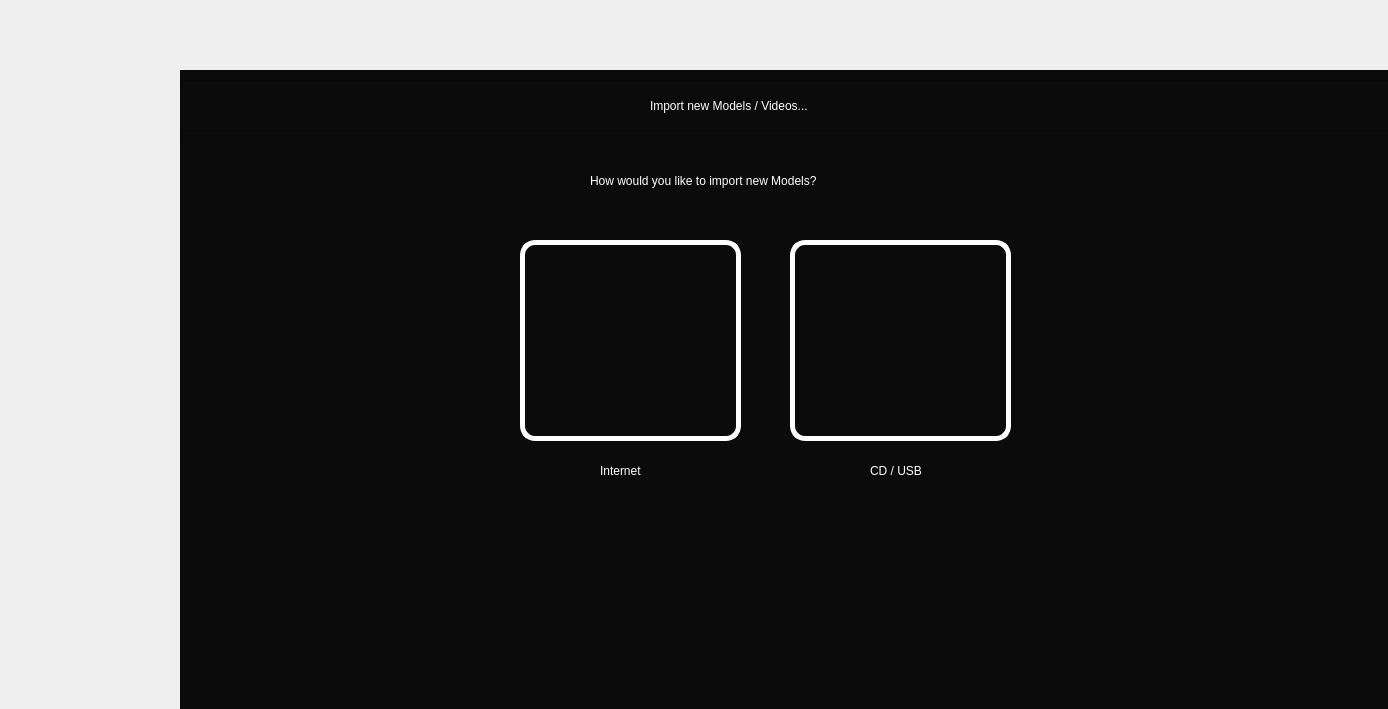
<?xml version="1.0" encoding="UTF-8"?>
<ui version="4.0">
 <class>Form</class>
 <widget class="QWidget" name="Form">
  <property name="geometry">
   <rect>
    <x>0</x>
    <y>0</y>
    <width>1388</width>
    <height>709</height>
   </rect>
  </property>
  <property name="windowTitle">
   <string>Form</string>
  </property>
  <widget class="QFrame" name="frame_3">
   <property name="geometry">
    <rect>
     <x>180</x>
     <y>70</y>
     <width>1221</width>
     <height>641</height>
    </rect>
   </property>
   <property name="styleSheet">
    <string notr="true">background-color: rgb(11, 11, 11);</string>
   </property>
   <property name="frameShape">
    <enum>QFrame::StyledPanel</enum>
   </property>
   <property name="frameShadow">
    <enum>QFrame::Raised</enum>
   </property>
   <widget class="QFrame" name="frame_4">
    <property name="geometry">
     <rect>
      <x>0</x>
      <y>0</y>
      <width>1211</width>
      <height>71</height>
     </rect>
    </property>
    <property name="styleSheet">
     <string notr="true">background-color: rgb(11, 11, 11);</string>
    </property>
    <property name="frameShape">
     <enum>QFrame::StyledPanel</enum>
    </property>
    <property name="frameShadow">
     <enum>QFrame::Raised</enum>
    </property>
    <widget class="QFrame" name="frame_5">
     <property name="geometry">
      <rect>
       <x>0</x>
       <y>10</y>
       <width>1211</width>
       <height>51</height>
      </rect>
     </property>
     <property name="styleSheet">
      <string notr="true">

border-bottom-style:outset;
border-width:1px;
background-color: rgb(11, 11, 11);
border-color:   rgb(172, 172, 172);
color: rgb(90, 90, 90);
</string>
     </property>
     <property name="frameShape">
      <enum>QFrame::StyledPanel</enum>
     </property>
     <property name="frameShadow">
      <enum>QFrame::Raised</enum>
     </property>
     <widget class="QLabel" name="label">
      <property name="geometry">
       <rect>
        <x>470</x>
        <y>10</y>
        <width>271</width>
        <height>31</height>
       </rect>
      </property>
      <property name="styleSheet">
       <string notr="true">font: 75 12pt &quot;MS Shell Dlg 2&quot;;
color: rgb(255, 255, 255);
border-width:0px;
border-color:   rgb(172, 172, 172);</string>
      </property>
      <property name="text">
       <string>Import new Models / Videos...</string>
      </property>
     </widget>
    </widget>
   </widget>
   <widget class="QPushButton" name="internet_btn">
    <property name="geometry">
     <rect>
      <x>340</x>
      <y>170</y>
      <width>221</width>
      <height>201</height>
     </rect>
    </property>
    <property name="cursor">
     <cursorShape>PointingHandCursor</cursorShape>
    </property>
    <property name="styleSheet">
     <string notr="true">

QPushButton{
background-color: rgb(11, 11, 11);
color: rgb(255, 255, 255);
border-style:outset;
border-width:5px;
border-radius:15px;
border-color:  rgb(255, 255, 255);
padding:6px
}
QPushButton:hover{
background-color: rgb(106, 106, 106);
}</string>
    </property>
    <property name="text">
     <string/>
    </property>
    <property name="icon">
     <iconset>
      <normaloff>icon/741_page-0001-removebg-preview.png</normaloff>icon/741_page-0001-removebg-preview.png</iconset>
    </property>
    <property name="iconSize">
     <size>
      <width>500</width>
      <height>500</height>
     </size>
    </property>
   </widget>
   <widget class="QPushButton" name="cd_btn">
    <property name="geometry">
     <rect>
      <x>610</x>
      <y>170</y>
      <width>221</width>
      <height>201</height>
     </rect>
    </property>
    <property name="cursor">
     <cursorShape>PointingHandCursor</cursorShape>
    </property>
    <property name="styleSheet">
     <string notr="true">

QPushButton{
background-color: rgb(11, 11, 11);
color: rgb(255, 255, 255);
border-style:outset;
border-width:5px;
border-radius:15px;
border-color:  rgb(255, 255, 255);
padding:6px
}
QPushButton:hover{
background-color: rgb(106, 106, 106);
}</string>
    </property>
    <property name="text">
     <string/>
    </property>
    <property name="icon">
     <iconset>
      <normaloff>icon/741_page-0002-removebg-preview.png</normaloff>icon/741_page-0002-removebg-preview.png</iconset>
    </property>
    <property name="iconSize">
     <size>
      <width>500</width>
      <height>500</height>
     </size>
    </property>
   </widget>
   <widget class="QLabel" name="label_3">
    <property name="geometry">
     <rect>
      <x>420</x>
      <y>390</y>
      <width>71</width>
      <height>21</height>
     </rect>
    </property>
    <property name="styleSheet">
     <string notr="true">font: 75 12pt &quot;MS Shell Dlg 2&quot;;
color: rgb(255, 255, 255);</string>
    </property>
    <property name="text">
     <string>Internet</string>
    </property>
   </widget>
   <widget class="QLabel" name="label_5">
    <property name="geometry">
     <rect>
      <x>690</x>
      <y>390</y>
      <width>71</width>
      <height>21</height>
     </rect>
    </property>
    <property name="styleSheet">
     <string notr="true">font: 75 12pt &quot;MS Shell Dlg 2&quot;;
color: rgb(255, 255, 255);</string>
    </property>
    <property name="text">
     <string>CD / USB</string>
    </property>
   </widget>
   <widget class="QLabel" name="label_6">
    <property name="geometry">
     <rect>
      <x>410</x>
      <y>100</y>
      <width>351</width>
      <height>21</height>
     </rect>
    </property>
    <property name="styleSheet">
     <string notr="true">font: 75 12pt &quot;MS Shell Dlg 2&quot;;
color: rgb(255, 255, 255);</string>
    </property>
    <property name="text">
     <string>How would you like to import new Models?</string>
    </property>
   </widget>
  </widget>
 </widget>
 <resources/>
 <connections/>
</ui>
